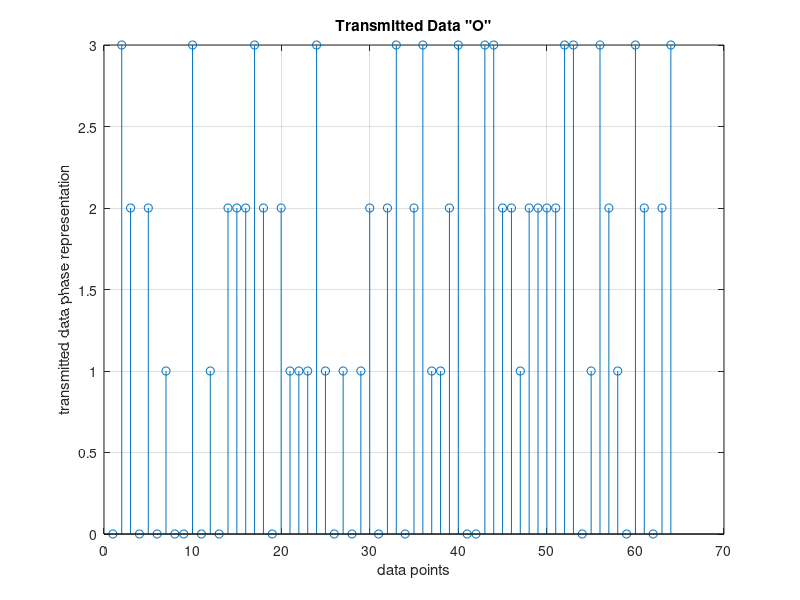
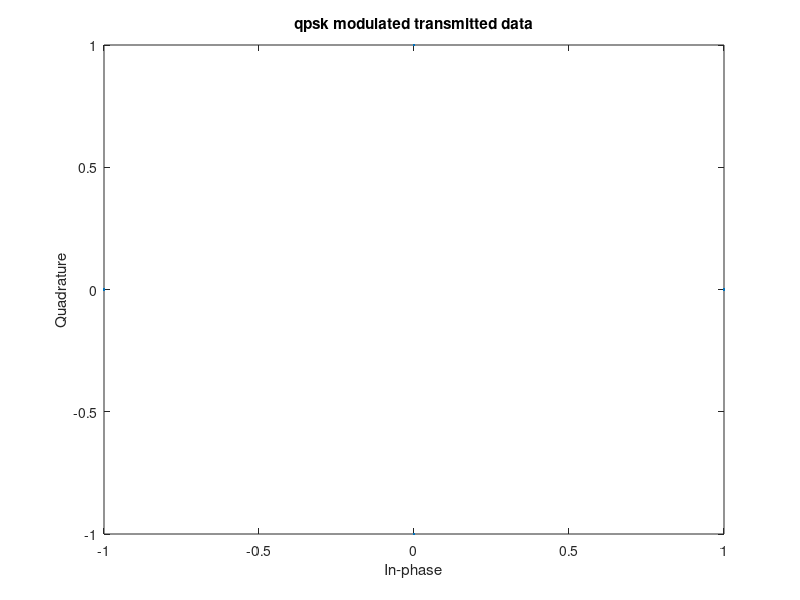
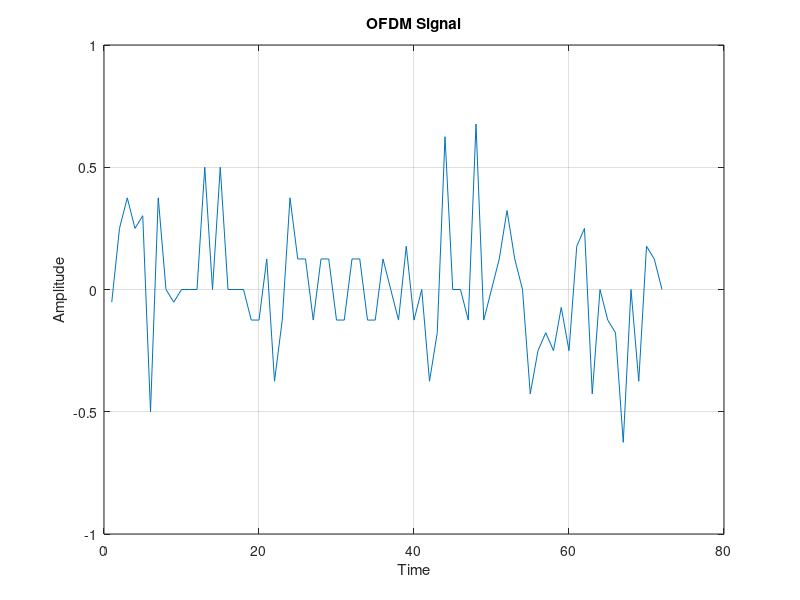
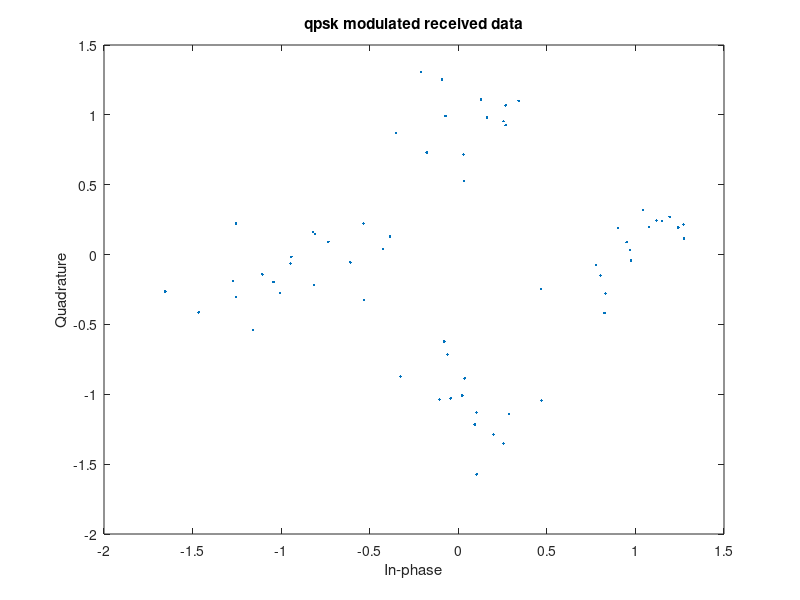

Write MATLAB code to recreate these figures, in order.
%==========================================================================
% The OFDM signal with channel noise for LTE Access Network
%==========================================================================
clear all
clc
close  all
%   ---------------
%   A: Setting Parameters
%   ---------------
M = 4;                          %   QPSK signal constellation
no_of_data_points = 64;        %   have 64 data points
block_size = 8;                 %   size of each ofdm block
cp_len = ceil(0.1*block_size);  %   length of cyclic prefix
no_of_ifft_points = block_size;           %   8 points for the FFT/IFFT
no_of_fft_points = block_size;
%   ---------------------------------------------
%   B:  %   +++++   TRANSMITTER    +++++
%   ---------------------------------------------
%   1.  Setup Initial Datasource
data_source = randsrc(1, no_of_data_points, 0:M-1);
figure(1)
stem(data_source); grid on; xlabel('data points'); ylabel('transmitted data phase representation')
title('Transmitted Data "O"')
%   2.  Perform QPSK modulation
qpsk_modulated_data = pskmod(data_source, M);
scatterplot(qpsk_modulated_data);title('qpsk modulated transmitted data')
%   3.  Do IFFT on each block
%   Make the serial stream a matrix where each column represents a pre-OFDM
%   block (w/o cyclic prefixing)
%   First: Find out the number of colums that will exist after reshaping
num_cols=length(qpsk_modulated_data)/block_size;
data_matrix = reshape(qpsk_modulated_data, block_size, num_cols);

%   Second: Create empty matix to put the IFFT'd data
cp_start = block_size-cp_len;
cp_end = block_size;

%   Third: Operate columnwise & do CP
for i=1:num_cols,
    ifft_data_matrix(:,i) = ifft((data_matrix(:,i)),no_of_ifft_points);
    %   Compute and append Cyclic Prefix
    for j=1:cp_len,
       actual_cp(j,i) = ifft_data_matrix(j+cp_start,i);
    end
    %   Append the cyclic prefix to the existing block to create the actual OFDM block
    ifft_data(:,i) = vertcat(actual_cp(:,i),ifft_data_matrix(:,i));
end

%   4.  Convert to serial stream for transmission
[rows_ifft_data cols_ifft_data]=size(ifft_data);
len_ofdm_data = rows_ifft_data*cols_ifft_data;

%   Actual OFDM signal to be transmitted
ofdm_signal = reshape(ifft_data, 1, len_ofdm_data);
figure(3)
plot(real(ofdm_signal)); xlabel('Time'); ylabel('Amplitude');
title('OFDM Signal');grid on;
%   ---------------------------------------------
%   B:  %   +++++  AWGN CHANNEL    +++++ to create the noise channel
%   ---------------------------------------------
snr=10;%signal to noise ratio
ynoisy = awgn(ofdm_signal,snr,'measured');%awgn channel
figure(5);
plot(real(ynoisy),'b');title('received OFDM signal with noise');

%   ------------------------------------------
%   E:  %   +++++   RECEIVER    +++++
%   ------------------------------------------

%   1.  Pass the ofdm signal through the channel
recvd_signal = ynoisy;

%   4.  Convert Data back to "parallel" form to perform FFT
recvd_signal_matrix = reshape(recvd_signal,rows_ifft_data, cols_ifft_data);

%   5.  Remove CP
recvd_signal_matrix(1:cp_len,:)=[];

%   6.  Perform FFT
for i=1:cols_ifft_data,
    %   FFT
    fft_data_matrix(:,i) = fft(recvd_signal_matrix(:,i),no_of_fft_points);
end

%   7.  Convert to serial stream
recvd_serial_data = reshape(fft_data_matrix, 1,(block_size*num_cols));

%   8.  Demodulate the data
qpsk_demodulated_data = pskdemod(recvd_serial_data,M);
scatterplot(recvd_serial_data);title('qpsk modulated received data')

figure(6)
stem(qpsk_demodulated_data,'rx');
grid on;xlabel('data points');ylabel('received data phase representation');title('Received Data "X"')   
